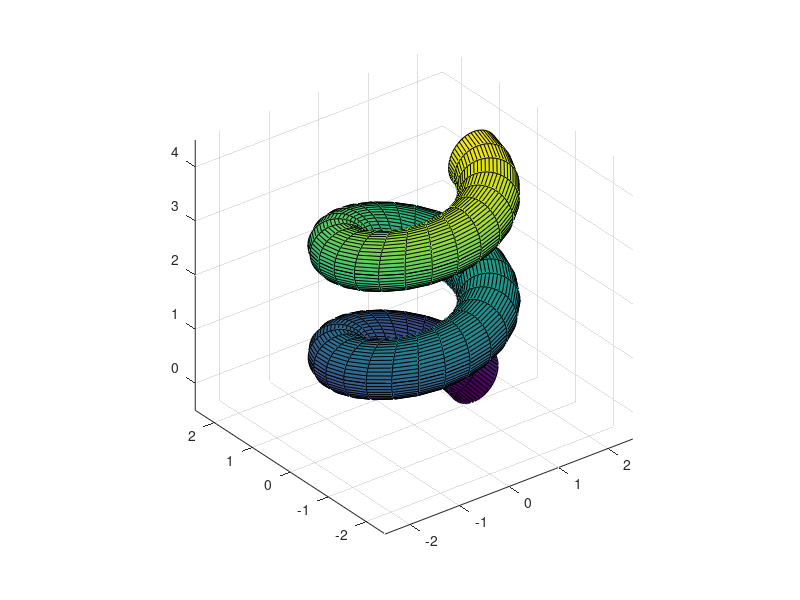

Reproduce this figure in MATLAB.
%plot the mesh
t=linspace(0,4*pi,50);
v=linspace(0,2*pi,50);
[t,v]=meshgrid(t,v);
x=(1.2+0.5*cos(v)).*cos(t);
y=(1.2+0.5*cos(v)).*sin(t);
z=0.5*sin(v)+t/pi;
surf(x,y,z)
hold on

%plot the 3d line
t = linspace(0,pi/100,10);
x = cos(t);
y = sin(t);
z = (t);




plot3(x,y,z,'r');

axis equal